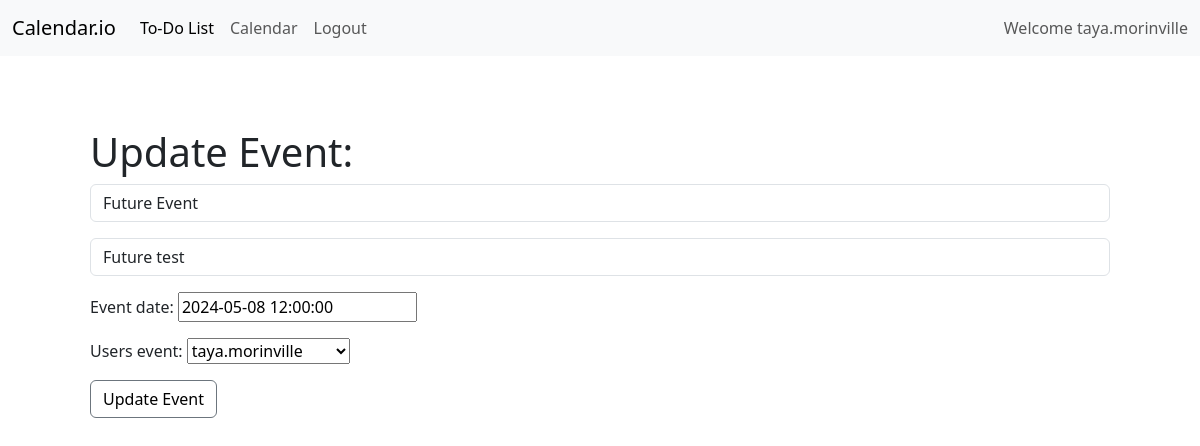
Screenshot of /update_event/11 (signed in) with the database file from the repository.
### calendarAPP/models.py (models this page shows, shortened)
class Event(models.Model):
    event_id = models.AutoField(primary_key=True)
    title = models.CharField(max_length=100)
    description = models.CharField(max_length=300)
    event_date = models.DateTimeField()
    users_event = models.ForeignKey(User, on_delete=models.CASCADE) # Each event is associated with one user

### calendarAPP/views.py (the view, shortened to what this page needs)
# urls.py: path("update_event/<int:pk>", views.update_event, name="update_event"),
def update_event(request, pk):
    current_event = Event.objects.get(event_id=pk)
    form = AddEventForm(request.POST or None, instance=current_event)
    if request.user.is_authenticated:
        return render(request, "calendarAPP/update_event.html", {"form": form})
    else:
        messages.success(request, "You must be logged in")
        return redirect("cal:home")

### calendarAPP/forms.py
class AddEventForm(forms.ModelForm):
    title = forms.CharField(
        required=True,
        label="",
        widget=forms.widgets.TextInput(
            attrs={"class": "form-control", "placeholder": "Title"}
        ),
    )
    description = forms.CharField(
        required=False,
        label="",
        widget=forms.widgets.TextInput(
            attrs={"class": "form-control", "placeholder": "Description"}
        ),
    )
    class Meta:
        model = Event
        fields = "__all__"

### calendarAPP/templates/calendarAPP/update_event.html (shortened to what this page needs)
{% extends "calendarAPP/base.html" %}
{% block content %}
<div class='mt-4 p-5'>
    <h1>Update Event:</h1>
    <form method="POST" action="">
        {{form.as_p }}
            <button type="submit" class="btn btn-secondary">Update Event</button>
    </form>
</div>
{% endblock %}

### calendarAPP/templates/calendarAPP/navbar.html (shortened to what this page needs)
<nav class="navbar navbar-expand-lg bg-body-tertiary">
    <div class="container-fluid">
      <a class="navbar-brand" href="{% url 'cal:home'%}">Calendar.io</a>
      <div class="collapse navbar-collapse" id="navbarNav">
        <ul class="navbar-nav">
          {% if user.is_authenticated %}
            <li class="nav-item">
              <a class="nav-link active" aria-current="page" href="{% url 'cal:home'%}">To-Do List</a>
            </li>
            <li class="nav-item">
              <a class="nav-link" href="{% url 'cal:calendar'%}">Calendar</a>
            </li>
            <li class="nav-item">
              <a class="nav-link" href="{% url 'cal:logout' %}">Logout</a>
            </li>
          {% endif %}
        </ul>
      </div>
      <span class="navbar-text">
        Welcome {{request.user.username}}
      </span>
    </div>
  </nav>

### calendarAPP/static/calendarAPP/css/styles.css (style rules this page uses)
ul { height: 100%; padding: 0px 5px 0px 20px; }
a { color: #17a2b8; }
.btn { outline: none; color: black; background-color: transparent; box-shadow: 0 0 0 0; }

### rows the page displays
Event: title "Future Event", description "Future test", event_date "2024-05-08 12:00:00", users_event "taya.morinville"

### other values shown
{{ request.user.username }} "taya.morinville"
